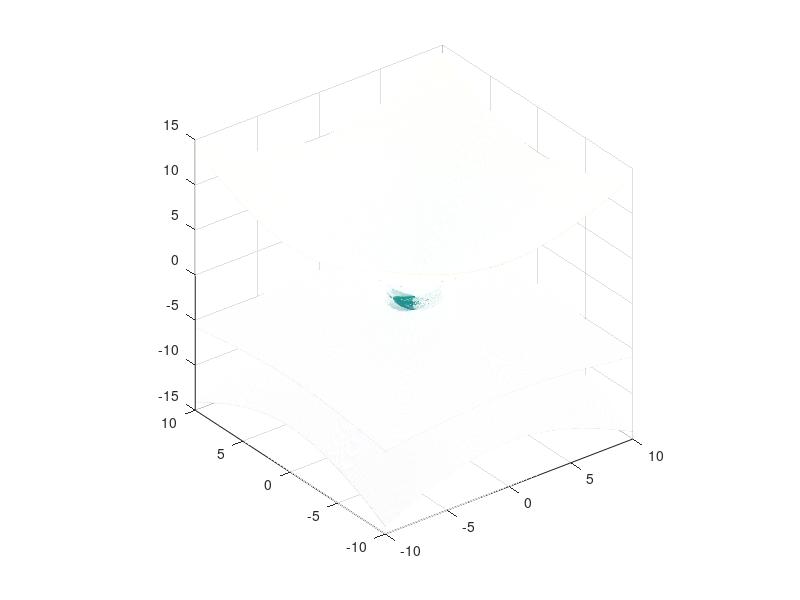

This figure's MATLAB source: (Note: this script raises an error after producing the figure.)
figure('Name', 'Bài tập 1a', 'NumberTitle', 'off')

x = -10:0.01:10;
y = -10:0.01:10;
[X, Y] = meshgrid(x, y);
f1 = sqrt(X.^2 + Y.^2);
f2 = -sqrt(X.^2 + Y.^2);
f3 =  nthroot(3 - X.^2 - Y.^2, 3);
mesh(X, Y, f1)
hold on
mesh(X, Y, f2)
hold on
mesh(X, Y, f3)
axis square
colormap('parula')
xlabel('x')
ylabel('y')
zlabel('z')
